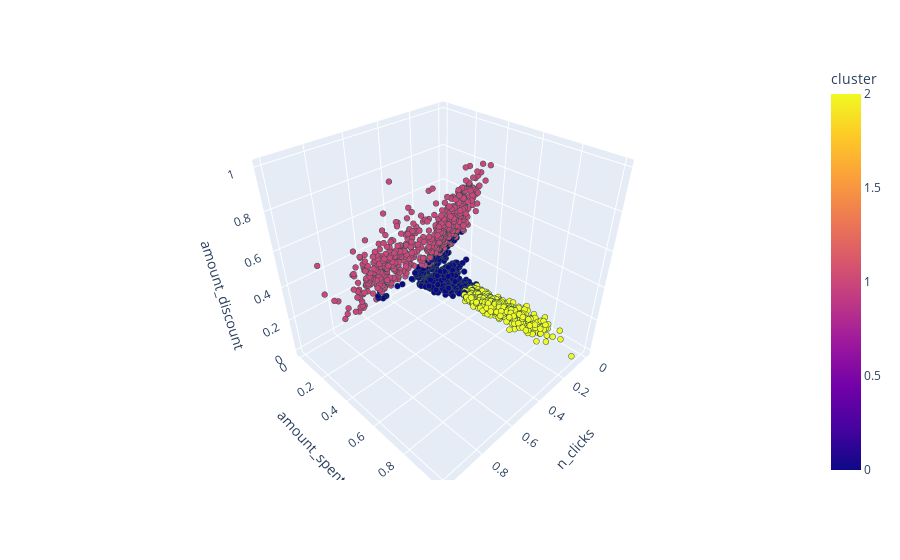

Notebook code cell kept with this figure:
### Code cell
import plotly.express as px

fig = px.scatter_3d(cluster, x='n_clicks', y='amount_spent', z='amount_discount', color='cluster')
fig.update_traces(marker=dict(size=2,
                              line=dict(width=2,
                                        color='DarkSlateGrey')),
                  selector=dict(mode='markers'))
fig.show()

### Figure 1 — Plotly figure (JSON) as saved in the notebook; plotly's stock layout.template omitted (floating-point values rounded to 4 significant figures; data arrays with more than 128 entries replaced by an {"elided": "..."} marker saying what was removed)
{"data": [{"hovertemplate": "n_clicks=%{x}<br>amount_spent=%{y}<br>amount_discount=%{z}<br>cluster=%{marker.color}<extra></extra>", "legendgroup": "", "marker": {"color": {"elided": "2479 int values"}, "coloraxis": "coloraxis", "line": {"color": "DarkSlateGrey", "width": 2}, "size": 2, "symbol": "circle"}, "mode": "markers", "name": "", "scene": "scene", "showlegend": false, "type": "scatter3d", "x": {"elided": "2479 float values"}, "y": {"elided": "2479 float values"}, "z": {"elided": "2479 float values"}}], "layout": {"coloraxis": {"colorbar": {"title": {"text": "cluster"}}, "colorscale": [[0, "#0d0887"], [0.1111, "#46039f"], [0.2222, "#7201a8"], [0.3333, "#9c179e"], [0.4444, "#bd3786"], [0.5556, "#d8576b"], [0.6667, "#ed7953"], [0.7778, "#fb9f3a"], [0.8889, "#fdca26"], [1, "#f0f921"]]}, "legend": {"tracegroupgap": 0}, "margin": {"t": 60}, "scene": {"domain": {"x": [0, 1], "y": [0, 1]}, "xaxis": {"title": {"text": "n_clicks"}}, "yaxis": {"title": {"text": "amount_spent"}}, "zaxis": {"title": {"text": "amount_discount"}}}}}
